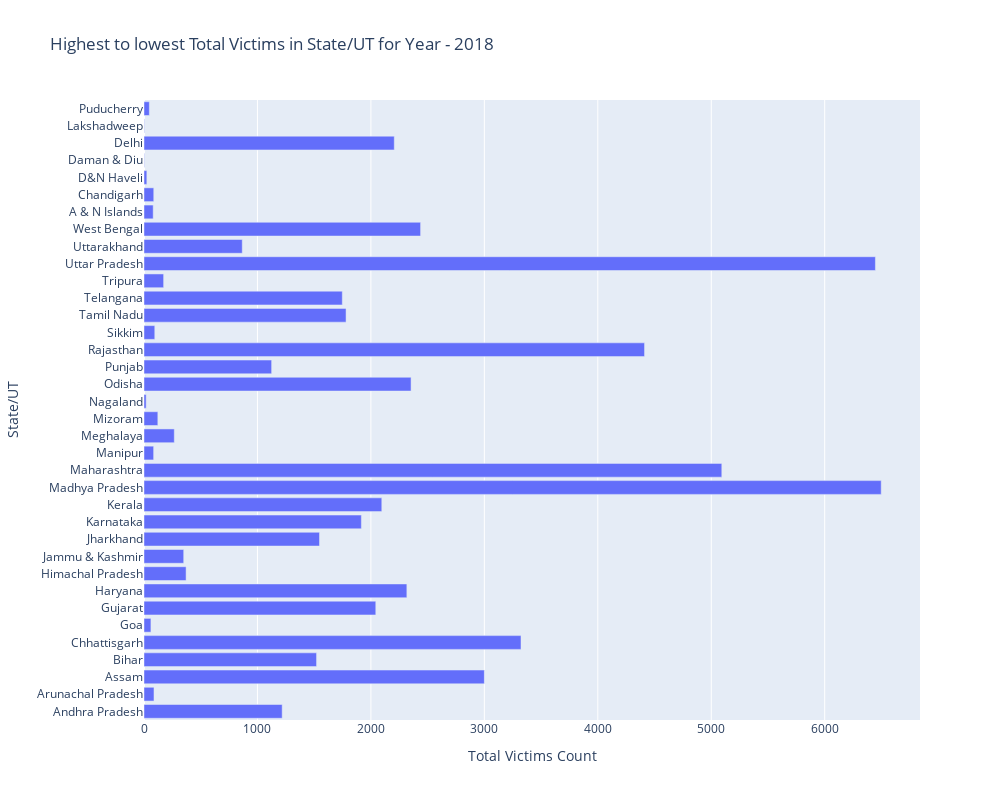

The notebook cell this image was saved under:
### Code cell
# Create the bar chart
fig = px.bar(D18, y='State/UT', x='Total Victims', title='Highest to lowest Total Victims in State/UT for Year - 2018',
             labels={'Total Victims': 'Total Victims Count', 'State/UT': 'State/UT'})

# Increase the size of the graph
fig.update_layout(height=800, width=1000)

# Show the bar chart
fig.show()

### Figure 1 — Plotly figure (JSON) as saved in the notebook; plotly's stock layout.template omitted (floating-point values rounded to 4 significant figures)
{"data": [{"alignmentgroup": "True", "hovertemplate": "Total Victims Count=%{x}<br>State/UT=%{y}<extra></extra>", "legendgroup": "", "marker": {"color": "#636efa", "pattern": {"shape": ""}}, "name": "", "offsetgroup": "", "orientation": "h", "showlegend": false, "textposition": "auto", "type": "bar", "x": [1218, 88, 3000, 1521, 3323, 61, 2043, 2317, 371, 350, 1547, 1916, 2096, 6498, 5093, 85, 267, 122, 19, 2354, 1125, 4412, 95, 1781, 1748, 173, 6447, 866, 2438, 81, 86, 25, 3, 2206, 3, 47], "xaxis": "x", "y": ["Andhra Pradesh", "Arunachal Pradesh", "Assam", "Bihar", "Chhattisgarh", "Goa", "Gujarat", "Haryana", "Himachal Pradesh", "Jammu & Kashmir", "Jharkhand", "Karnataka", "Kerala", "Madhya Pradesh", "Maharashtra", "Manipur", "Meghalaya", "Mizoram", "Nagaland", "Odisha", "Punjab", "Rajasthan", "Sikkim", "Tamil Nadu", "Telangana", "Tripura", "Uttar Pradesh", "Uttarakhand", "West Bengal", "A & N Islands", "Chandigarh", "D&N Haveli", "Daman & Diu", "Delhi", "Lakshadweep", "Puducherry"], "yaxis": "y"}], "layout": {"barmode": "relative", "height": 800, "legend": {"tracegroupgap": 0}, "title": {"text": "Highest to lowest Total Victims in State/UT for Year - 2018"}, "width": 1000, "xaxis": {"anchor": "y", "domain": [0, 1], "title": {"text": "Total Victims Count"}}, "yaxis": {"anchor": "x", "domain": [0, 1], "title": {"text": "State/UT"}}}}
